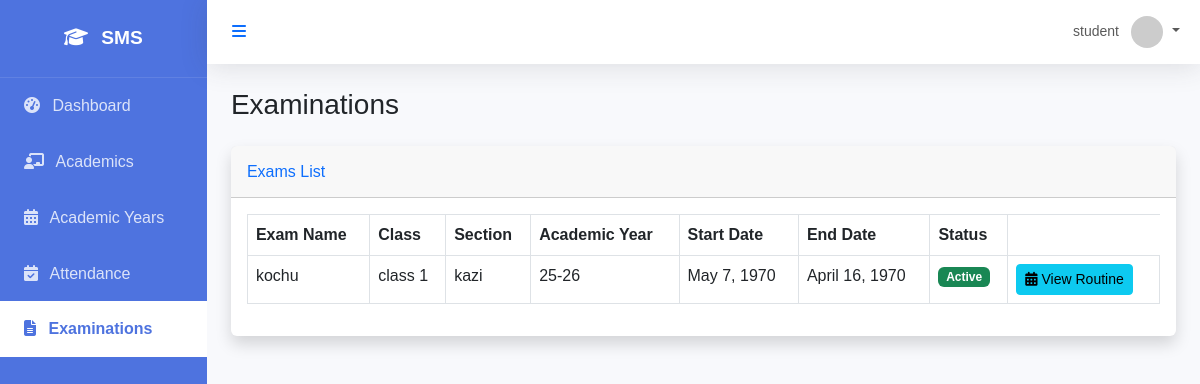
/examination/exams/ (signed in), run on an earlier commit of the app's database.
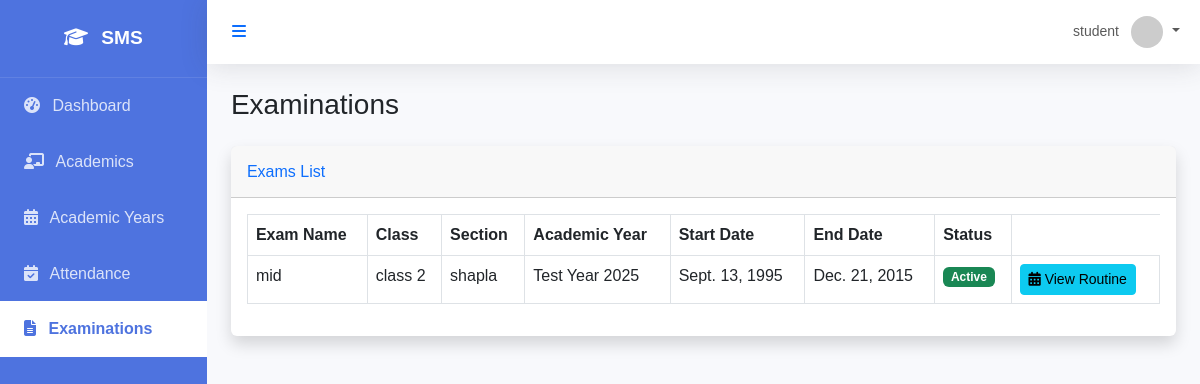
And on a later commit of the database.
### core/models.py (models this page shows, shortened)
class User(AbstractUser):
    class Role(models.TextChoices):
        SUPER_ADMIN = "SUPER_ADMIN", "Super Admin"
        SCHOOL_ADMIN = "SCHOOL_ADMIN", "School Admin"
        ACADEMIC_ADMIN = "ACADEMIC_ADMIN", "Academic Admin"
        TEACHER = "TEACHER", "Teacher"
        STUDENT = "STUDENT", "Student"
        PARENT = "PARENT", "Parent"
        ACCOUNTANT = "ACCOUNTANT", "Accountant"
        LIBRARIAN = "LIBRARIAN", "Librarian"
        RECEPTIONIST = "RECEPTIONIST", "Receptionist"
        HR_MANAGER = "HR_MANAGER", "HR Manager"
    role = models.CharField(max_length=50, choices=Role.choices, default=Role.STUDENT)
    objects = CustomUserManager()

### examination/models.py (models this page shows, shortened)
class Exam(models.Model):
    name = models.CharField(max_length=100)
    academic_year = models.ForeignKey(AcademicYear, on_delete=models.CASCADE)
    start_date = models.DateField()
    end_date = models.DateField()
    is_active = models.BooleanField(default=True)
    description = models.TextField(blank=True)
    exam_class = models.ForeignKey(Class, on_delete=models.CASCADE, null=True, blank=True, verbose_name='Class')
    section = models.ForeignKey(Section, on_delete=models.CASCADE, null=True, blank=True)

### academics/models.py (models this page shows, shortened)
class Class(models.Model):
    name = models.CharField(max_length=50) # e.g. Class 1, Grade 10
    numeric_value = models.IntegerField(unique=True) # For sorting
    class Meta:
        verbose_name_plural = "Classes"
        ordering = ['numeric_value']

class Section(models.Model):
    name = models.CharField(max_length=10) # e.g. A, B, C
    class_name = models.ForeignKey(Class, on_delete=models.CASCADE, related_name='sections')
    class_teacher = models.ForeignKey(User, on_delete=models.SET_NULL, null=True, blank=True, limit_choices_to={'role': 'TEACHER'})
    class Meta:
        unique_together = ['name', 'class_name']
        ordering = ['name']

class AcademicYear(models.Model):
    name = models.CharField(max_length=100) # e.g. 2023-2024
    start_date = models.DateField()
    end_date = models.DateField()
    is_active = models.BooleanField(default=False)
    def __str__(self):
        return self.name

### examination/views.py (the view, shortened to what this page needs)
# urls.py: path('exams/', exam_list, name='exam_list'),
@login_required
def exam_list(request):
    queryset = Exam.objects.prefetch_related('schedules', 'schedules__subject').all()
    user = request.user
    if user.role == User.Role.STUDENT:
        if hasattr(user, 'student_profile') and user.student_profile.current_class:
            queryset = queryset.filter(exam_class=user.student_profile.current_class)
            queryset = queryset.filter(
                Q(section__isnull=True) | Q(section=user.student_profile.section)
            )
            queryset = queryset.distinct()
        else:
            queryset = queryset.none()
    context = {'exams': queryset}
    if user.role in [User.Role.SUPER_ADMIN, User.Role.SCHOOL_ADMIN, User.Role.TEACHER]:
        context['classes'] = Class.objects.all()
        context['sections'] = Section.objects.all()
    return render(request, 'examination/exam_list.html', context)

### templates/examination/exam_list.html (shortened to what this page needs)
{% extends 'base.html' %}
{% block content %}
<div class="d-sm-flex align-items-center justify-content-between mb-4">
    <h1 class="h3 mb-0 text-gray-800">Examinations</h1>
</div>
<div class="card shadow mb-4">
    <div class="card-header py-3">
        {% if user.role == 'SUPER_ADMIN' or user.role == 'SCHOOL_ADMIN' or user.role == 'TEACHER' %}
        <form method="get" class="form-inline">
            <div class="form-group mr-2">
                <select name="class_id" class="form-control">
                    <option value="">All Classes</option>
                    {% for class in classes %}
                    <option value="{{ class.id }}" {% if request.GET.class_id == class.id|stringformat:"s" %}selected{% endif %}>{{ class.name }}</option>
                    {% endfor %}
                </select>
            </div>
            <div class="form-group mr-2">
                <select name="section_id" class="form-control">
                    <option value="">All Sections</option>
                    {% for section in sections %}
                    <option value="{{ section.id }}" {% if request.GET.section_id == section.id|stringformat:"s" %}selected{% endif %}>{{ section.name }}</option>
                    {% endfor %}
                </select>
            </div>
            <button type="submit" class="btn btn-primary">Filter</button>
            <a href="{% url 'exam_list' %}" class="btn btn-secondary ml-2">Reset</a>
        </form>
        {% else %}
        <h6 class="m-0 font-weight-bold text-primary">Exams List</h6>
        {% endif %}
    </div>
    <div class="card-body">
        <div class="table-responsive">
            <table class="table table-bordered" width="100%" cellspacing="0">
                <thead>
                    <tr>
                        <th>Exam Name</th>
                        <th>Class</th>
                        <th>Section</th>
                        <th>Academic Year</th>
                        <th>Start Date</th>
                        <th>End Date</th>
                        <th>Status</th>
                    </tr>
                </thead>
                <tbody>
                    {% for exam in exams %}
                    <tr>
                        <td>{{ exam.name }}</td>
                        <td>{{ exam.exam_class.name|default:"All Classes" }}</td>
                        <td>{{ exam.section.name|default:"All Sections" }}</td>
                        <td>{{ exam.academic_year }}</td>
                        <td>{{ exam.start_date }}</td>
                        <td>{{ exam.end_date }}</td>
                        <td>
                            {% if exam.is_active %}
                                <span class="badge bg-success">Active</span>
                            {% else %}
                                <span class="badge bg-secondary">Inactive</span>
                            {% endif %}
                        </td>
                        <td>
                            <button type="button" class="btn btn-sm btn-info" data-bs-toggle="modal" data-bs-target="#scheduleModal{{ exam.id }}">
                                <i class="fas fa-calendar-alt"></i> View Routine
                            </button>
                        </td>
                    </tr>
                    {% empty %}
                    <tr>
                        <td colspan="8" class="text-center">No exams found.</td>
                    </tr>
                    {% endfor %}
                </tbody>
            </table>
        </div>
    </div>
</div>
{% endblock %}

### templates/base.html (shortened to what this page needs)
<!DOCTYPE html>
<html lang="en">
<head>
    <link href="https://cdn.jsdelivr.net/npm/bootstrap@5.3.0/dist/css/bootstrap.min.css" rel="stylesheet">
    <link href="https://cdnjs.cloudflare.com/ajax/libs/font-awesome/6.4.0/css/all.min.css" rel="stylesheet">
</head>
<body x-data="{ sidebarOpen: true }">
    <div id="wrapper" :class="{ 'toggled': !sidebarOpen }">
        <div id="sidebar-wrapper" x-show="sidebarOpen" x-transition:enter="transition ease-out duration-300" x-transition:enter-start="opacity-0 transform -translate-x-full" x-transition:enter-end="opacity-100 transform translate-x-0" x-transition:leave="transition ease-in duration-300" x-transition:leave-start="opacity-100 transform translate-x-0" x-transition:leave-end="opacity-0 transform -translate-x-full">
            <div class="sidebar-heading">
                <i class="fas fa-graduation-cap me-2"></i> SMS
            </div>
            <div class="list-group list-group-flush">
                <a href="{% url 'dashboard' %}" class="list-group-item list-group-item-action {% if request.resolver_match.url_name == 'dashboard' %}active{% endif %}">
                    <i class="fas fa-tachometer-alt me-2"></i> Dashboard
                </a>
                {% if user.role == 'SUPER_ADMIN' or user.role == 'SCHOOL_ADMIN' or user.role == 'TEACHER' or user.role == 'ACADEMIC_ADMIN' or user.role == 'STUDENT' %}
                <a href="{% url 'class_list' %}" class="list-group-item list-group-item-action {% if 'academics' in request.path and 'academic-years' not in request.path %}active{% endif %}">
                    <i class="fas fa-chalkboard-teacher me-2"></i> Academics
                </a>
                <a href="{% url 'academic_year_list' %}" class="list-group-item list-group-item-action {% if 'academic-years' in request.path %}active{% endif %}">
                    <i class="fas fa-calendar-alt me-2"></i> Academic Years
                </a>
                {% endif %}
                <a href="{% url 'attendance_dashboard' %}" class="list-group-item list-group-item-action {% if 'attendance' in request.path %}active{% endif %}">
                    <i class="fas fa-calendar-check me-2"></i> Attendance
                </a>
                <a href="{% url 'exam_list' %}" class="list-group-item list-group-item-action {% if 'examination' in request.path %}active{% endif %}">
                    <i class="fas fa-file-alt me-2"></i> Examinations
                </a>
            </div>
        </div>
        <div id="page-content-wrapper">
            <nav class="navbar navbar-expand-lg navbar-light bg-white mb-4 static-top">
                <div class="container-fluid">
                    <button class="btn btn-link text-primary" @click="sidebarOpen = !sidebarOpen">
                        <i class="fas fa-bars"></i>
                    </button>
                    <ul class="navbar-nav ms-auto">
                        <li class="nav-item dropdown">
                            <a class="nav-link dropdown-toggle" href="#" id="userDropdown" role="button" data-bs-toggle="dropdown" aria-expanded="false">
                                <span class="me-2 d-none d-lg-inline text-gray-600 small">{{ user.username }}</span>
                                <img class="img-profile rounded-circle" src="https://ui-avatars.com/api/?name={{ user.username }}" width="32" height="32">
                            </a>
                        </li>
                    </ul>
                </div>
            </nav>
            <div class="container-fluid px-4">
                {% block content %}{% endblock %}
            </div>
        </div>
    </div>
</body>
</html>

### templates/base.html (style rules this page uses)
:root { --primary-color: #4e73df; --secondary-color: #858796; --success-color: #1cc88a; --info-color: #36b9cc; --warning-color: #f6c23e; --danger-color: #e74a3b; --light-color: #f8f9fc; --dark-color: #5a5c69; }
body { font-family: 'Nunito', sans-serif; background-color: #f8f9fc; overflow-x: hidden; }
#wrapper { display: flex; width: 100%; align-items: stretch; }
#sidebar-wrapper { min-height: 100vh; width: 250px; background-color: var(--primary-color); color: white; transition: all 0.3s ease; }
#sidebar-wrapper .sidebar-heading { padding: 1.5rem; font-size: 1.2rem; font-weight: bold; text-align: center; border-bottom: 1px solid rgba(255, 255, 255, 0.1); }
#sidebar-wrapper .list-group-item { padding: 1rem 1.5rem; background-color: transparent; color: rgba(255, 255, 255, 0.8); border: none; transition: all 0.2s ease; }
#sidebar-wrapper .list-group-item.active { background-color: white; color: var(--primary-color); font-weight: bold; }
#page-content-wrapper { width: 100%; display: flex; flex-direction: column; }
.navbar { box-shadow: 0 .15rem 1.75rem 0 rgba(58,59,69,.15); }
.card { border: none; box-shadow: 0 .15rem 1.75rem 0 rgba(58,59,69,.15); transition: transform 0.2s ease; }

What changed in the data, as far as the page shows it:
removed Exam: name "kochu", exam_class.name "class 1", section.name "kazi", academic_year "25-26", start_date "May 7, 1970", end_date "April 16, 1970", is_active "Active"
added Exam: name "mid", exam_class.name "class 2", section.name "shapla", academic_year "Test Year 2025", start_date "Sept. 13, 1995", end_date "Dec. 21, 2015", is_active "Active"
